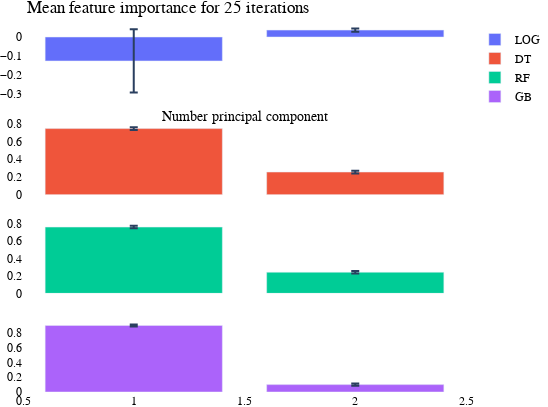

Notebook code for this chart:
### Code cell
visualize.plot_important_features(SupervisedModels,
                               X = trainingData.drop(["material_id", "full_formula"], axis=1),
                               k = numberSplits, 
                               n = numberRuns,                                      
                     prettyNames = prettyNames,
                           numPC = numberOfPrincipalComponents,
                        approach = InsertApproach)

### Figure 1 — Plotly figure (JSON) as saved in the notebook; plotly's stock layout.template omitted (floating-point values rounded to 4 significant figures)
{"data": [{"error_y": {"array": [0.1659, 0.008134], "type": "data"}, "name": "LOG ", "type": "bar", "x": [1, 2], "xaxis": "x", "y": [-0.1257, 0.03629], "yaxis": "y"}, {"error_y": {"array": [0.01586, 0.01586], "type": "data"}, "name": "DT ", "type": "bar", "x": [1, 2], "xaxis": "x2", "y": [0.7447, 0.2553], "yaxis": "y2"}, {"error_y": {"array": [0.01454, 0.01454], "type": "data"}, "name": "RF ", "type": "bar", "x": [1, 2], "xaxis": "x3", "y": [0.7581, 0.2419], "yaxis": "y3"}, {"error_y": {"array": [0.01407, 0.01407], "type": "data"}, "name": "GB ", "type": "bar", "x": [1, 2], "xaxis": "x4", "y": [0.9, 0.09996], "yaxis": "y4"}], "layout": {"autosize": false, "barmode": "group", "font": {"color": "Black", "family": "Palatino", "size": 12}, "height": 407.3, "margin": {"b": 0, "l": 0, "r": 0, "t": 25}, "paper_bgcolor": "rgba(0, 0, 0, 0)", "plot_bgcolor": "rgba(0, 0, 0, 0)", "title": {"text": "Mean feature importance for 25 iterations"}, "width": 548.2, "xaxis": {"anchor": "y", "domain": [0, 1], "matches": "x4", "showticklabels": false, "title": {"text": "Number principal component"}}, "xaxis2": {"anchor": "y2", "domain": [0, 1], "matches": "x4", "showticklabels": false}, "xaxis3": {"anchor": "y3", "domain": [0, 1], "matches": "x4", "showticklabels": false}, "xaxis4": {"anchor": "y4", "domain": [0, 1]}, "yaxis": {"anchor": "x", "domain": [0.8063, 1]}, "yaxis2": {"anchor": "x2", "domain": [0.5375, 0.7312]}, "yaxis3": {"anchor": "x3", "domain": [0.2687, 0.4625]}, "yaxis4": {"anchor": "x4", "domain": [0, 0.1938]}}}
